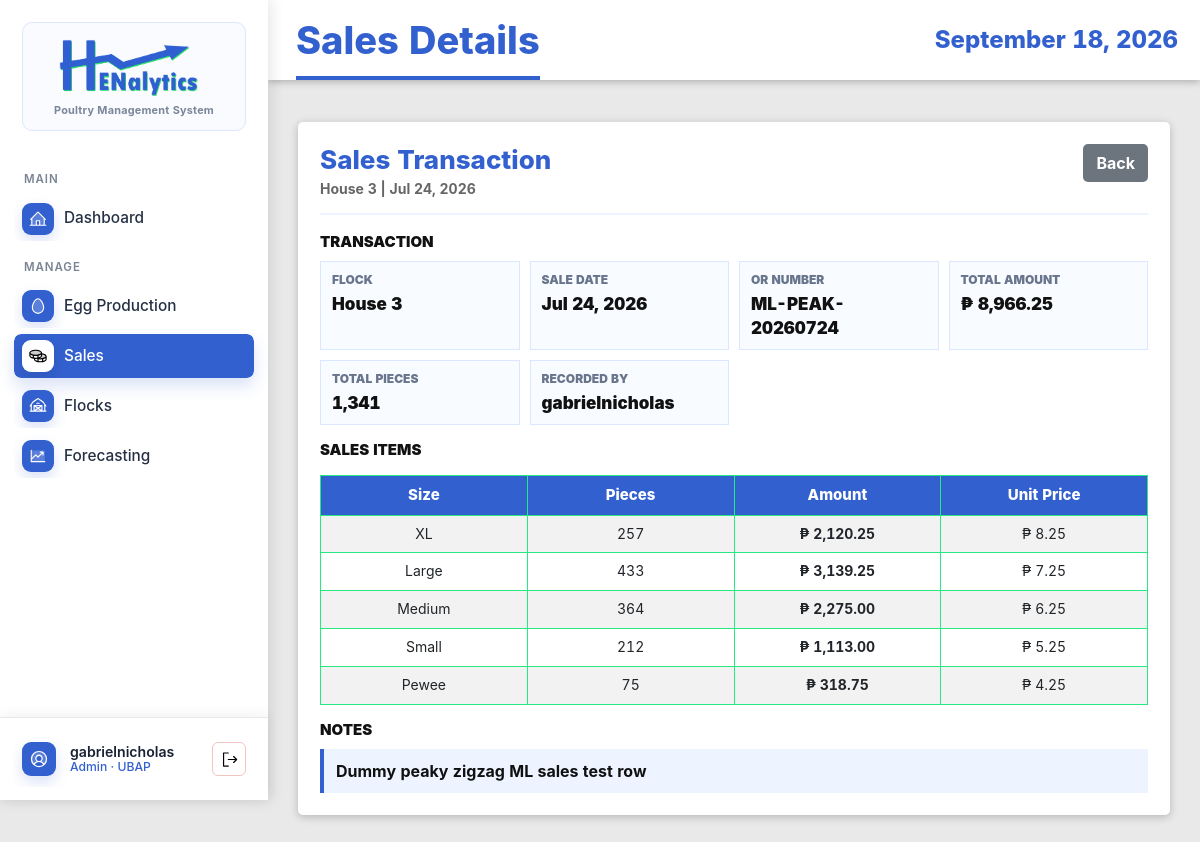
The page /sales/20383/ (signed in) on the database its author committed.
### EggProduction/models.py (models this page shows, shortened)
class SalesTransaction(models.Model):
    flock = models.ForeignKey(Flock, on_delete=models.CASCADE, related_name='sales_transactions')
    sale_date = models.DateField()
    or_number = models.CharField('OR number', max_length=50, blank=True, null=True)
    recorded_by = models.ForeignKey(User, on_delete=models.SET_NULL, null=True, related_name='sales_transactions')
    notes = models.TextField(blank=True, null=True)
    created_at = models.DateTimeField(auto_now_add=True)
    updated_at = models.DateTimeField(auto_now=True)
    @property
    def total_pieces(self):
        return sum(item.quantity_pieces for item in self.items.all())
    class Meta:
        ordering = ['-sale_date']

class Flock(models.Model):
    STATUS_CHOICES = (
        ('active', 'Active'),
        ('inactive', 'Inactive'),
        ('culled', 'Culled'),
    )
    house_no = models.IntegerField()
    breed_strain = models.CharField(max_length=100)
    date_started = models.DateField()
    initial_hen_count = models.IntegerField(validators=[MinValueValidator(1)])
    status = models.CharField(max_length=20, choices=STATUS_CHOICES, default='active')
    notes = models.TextField(blank=True, null=True)
    created_at = models.DateTimeField(auto_now_add=True)
    updated_at = models.DateTimeField(auto_now=True)
    class Meta:
        ordering = ['-date_started']
        unique_together = ['house_no', 'date_started']

class SalesItem(models.Model):
    transaction = models.ForeignKey(SalesTransaction, on_delete=models.CASCADE, related_name='items')
    grade = models.CharField('sales category', max_length=20, choices=EGG_SIZE_CHOICES)
    quantity_pieces = models.IntegerField(validators=[MinValueValidator(0)])
    amount = models.DecimalField(max_digits=15, decimal_places=2)
    unit_price = models.DecimalField(max_digits=10, decimal_places=2, default=0, editable=False)
    class Meta:
        verbose_name_plural = "Sales Items"

### EggProduction/views.py (the view)
# urls.py: path('sales/<int:pk>/', views.SalesTransactionDetailView.as_view(), name='sales-transaction-detail'),
class SalesTransactionDetailView(StaffAccessMixin, DetailView):
    model = SalesTransaction
    template_name = 'egg_production/sales_transaction_detail.html'
    context_object_name = 'sales_transaction'
    def get_queryset(self):
        return super().get_queryset().select_related('flock', 'recorded_by')
    def get_context_data(self, **kwargs):
        context = super().get_context_data(**kwargs)
        transaction = self.get_object()
        items = SalesItem.objects.filter(transaction=transaction)
        context['items'] = items
        context['total_amount'] = sum(item.amount for item in items)
        context['recorded_by_name'] = (
            transaction.recorded_by.get_full_name()
            or transaction.recorded_by.username
            if transaction.recorded_by_id
            else 'N/A'
        )
        return context

### EggProduction/views.py (called while the page is built)
    def test_func(self):
        user = self.request.user
        try:
            profile = UserProfile.objects.get(user=user)
            return profile.role in ['staff', 'admin']
        except UserProfile.DoesNotExist:
            return user.is_staff or user.is_superuser

### EggProduction/templates/egg_production/sales_transaction_detail.html (shortened to what this page needs)
{% extends 'base.html' %}
{% load static humanize %}
{% block page_title %}Sales Details{% endblock %}
{% block content %}
<div class="action-panel detail-panel">
    <div class="detail-header">
        <div>
            <h2 class="detail-title">Sales Transaction</h2>
            <div class="detail-subtitle">House {{ sales_transaction.flock.house_no }} | {{ sales_transaction.sale_date|date:"M d, Y" }}</div>
        </div>
        <div class="detail-actions">
            <a href="{% url 'eggproduction:sales-transaction-list' %}" class="btn btn-secondary">Back</a>
        </div>
    </div>
    <section class="detail-section">
        <h3 class="detail-section-title">Transaction</h3>
        <div class="detail-grid">
            <div class="detail-item"><span class="detail-label">Flock</span><span class="detail-value">House {{ sales_transaction.flock.house_no }}</span></div>
            <div class="detail-item"><span class="detail-label">Sale Date</span><span class="detail-value">{{ sales_transaction.sale_date|date:"M d, Y" }}</span></div>
            <div class="detail-item"><span class="detail-label">OR Number</span><span class="detail-value">{{ sales_transaction.or_number|default:"N/A" }}</span></div>
            <div class="detail-item"><span class="detail-label">Total Amount</span><span class="detail-value">₱ {{ total_amount|floatformat:2|intcomma }}</span></div>
            <div class="detail-item"><span class="detail-label">Total Pieces</span><span class="detail-value">{{ sales_transaction.total_pieces|intcomma }}</span></div>
            <div class="detail-item"><span class="detail-label">Recorded By</span><span class="detail-value">{{ recorded_by_name }}</span></div>
        </div>
    </section>
    <section class="detail-section">
        <div class="d-flex justify-content-between align-items-center mb-3">
            <h3 class="detail-section-title mb-0">Sales Items</h3>
        </div>
        {% if items %}
        <div class="table-responsive detail-mini-table">
            <table class="table table-striped">
                <thead>
                    <tr>
                        <th>Size</th>
                        <th>Pieces</th>
                        <th>Amount</th>
                        <th>Unit Price</th>
                    </tr>
                </thead>
                <tbody>
                    {% for item in items %}
                    <tr>
                        <td>{{ item.get_grade_display }}</td>
                        <td>{{ item.quantity_pieces|intcomma }}</td>
                        <td><strong>₱ {{ item.amount|floatformat:2|intcomma }}</strong></td>
                        <td>₱ {{ item.unit_price|floatformat:2|intcomma }}</td>
                    </tr>
                    {% endfor %}
                </tbody>
            </table>
        </div>
        {% else %}
        <div class="detail-note">No sales items have been added to this transaction.</div>
        {% endif %}
    </section>
    {% if sales_transaction.notes %}
    <section class="detail-section">
        <h3 class="detail-section-title">Notes</h3>
        <div class="detail-note">{{ sales_transaction.notes }}</div>
    </section>
    {% endif %}
</div>
{% endblock %}

### EggProduction/templates/base.html (shortened to what this page needs)
{% load static %}
<!DOCTYPE html>
<html lang="en">
<head>
    <link href="{% static 'vendor/bootstrap/css/bootstrap.min.css' %}" rel="stylesheet">
    <link rel="stylesheet" href="{% static 'vendor/datatables/css/jquery.dataTables.min.css' %}">
    <link rel="stylesheet" href="{% static 'vendor/datatables-buttons/css/buttons.dataTables.min.css' %}">
    <link rel="stylesheet" href="{% static 'EggProduction/css/style.css' %}">
</head>
<body class="{% if request.user.is_authenticated %}app-body{% else %}auth-body{% endif %}">
    {% if request.user.is_authenticated %}
    <div class="app-shell">
        <aside class="app-sidebar" id="appSidebar" aria-label="Primary navigation">
            <a href="{% url 'eggproduction:dashboard' %}" class="brand-lockup">
                <span class="brand-card">
                    <img src="{% static 'EggProduction/img/logo-blue-ver.png' %}" alt="Henalytics">
                    <span class="brand-subtitle">Poultry Management System</span>
                </span>
            </a>
            <nav class="side-nav" aria-label="Main navigation">
                <div class="nav-section-label">MAIN</div>
                <a href="{% url 'eggproduction:dashboard' %}"
                    class="side-link {% if request.resolver_match.url_name == 'dashboard' %}active{% endif %}">
                    <img class="side-icon side-img-icon" src="{% static 'EggProduction/img/house-line-duotone.svg' %}"
                        alt="" aria-hidden="true">
                    <span>Dashboard</span>
                </a>
                <div class="nav-section-label">MANAGE</div>
                <a href="{% url 'eggproduction:production-log-list' %}"
                    class="side-link {% if 'production-log' in request.resolver_match.url_name or 'grading-log' in request.resolver_match.url_name %}active{% endif %}">
                    <img class="side-icon side-img-icon" src="{% static 'EggProduction/img/egg-duotone.svg' %}" alt=""
                        aria-hidden="true">
                    <span>Egg Production</span>
                </a>
                <a href="{% url 'eggproduction:sales-transaction-list' %}"
                    class="side-link {% if 'sales-transaction' in request.resolver_match.url_name or 'sales-item' in request.resolver_match.url_name %}active{% endif %}">
                    <img class="side-icon side-img-icon" src="{% static 'EggProduction/img/coins-duotone.svg' %}" alt=""
                        aria-hidden="true">
                    <span>Sales</span>
                </a>
                <a href="{% url 'eggproduction:flock-list' %}"
                    class="side-link {% if 'flock' in request.resolver_match.url_name %}active{% endif %}">
                    <img class="side-icon side-img-icon" src="{% static 'EggProduction/img/barn-duotone.svg' %}" alt=""
                        aria-hidden="true">
                    <span>Flocks</span>
                </a>
                {% if request.user.userprofile.role == 'admin' or request.user.username == 'gabrielnicholas' %}
                <a href="{% url 'eggproduction:harvest-forecast-list' %}"
                    class="side-link {% if request.resolver_match.url_name == 'experimental-forecasting' or 'forecast' in request.resolver_match.url_name or 'model-version' in request.resolver_match.url_name %}active{% endif %}">
                    <img class="side-icon side-img-icon" src="{% static 'EggProduction/img/chart-line-up-duotone.svg' %}"
                        alt="" aria-hidden="true">
                    <span>Forecasting</span>
                </a>
                {% endif %}
            </nav>
            <div class="sidebar-account">
                <div class="account-summary">
                    <img class="account-avatar-img" src="{% static 'EggProduction/img/user-circle-duotone.svg' %}" alt=""
                        aria-hidden="true">
                    <span class="account-copy">
                        <span class="account-name">{{ request.user.get_full_name|default:request.user.username }}</span>
                        <span class="account-role">
                            {% if request.user.is_superuser %}
                            Admin
                            {% elif request.user.userprofile.display_role %}
                            {{ request.user.userprofile.display_role }}
                            {% else %}
                            Staff
                            {% endif %}
                            &middot; UBAP
                        </span>
                    </span>
                    <form method="post" action="{% url 'logout' %}" class="account-logout-form account-logout-inline" data-swal-logout
                        data-swal-title="Sign out?"
                        data-swal-text="You will be returned to the login page."
                        data-swal-confirm-text="Sign out"
                        data-swal-cancel-text="Stay signed in">
                        <button type="submit" class="account-logout-button" title="Logout" aria-label="Logout">
                            <img class="logout-icon-img" src="{% static 'EggProduction/img/sign-out.svg' %}" alt="" aria-hidden="true">
                        </button>
                    </form>
                </div>
            </div>
        </aside>
        <section class="app-panel">
            <header class="app-topbar">
                <div class="topbar-title-group">
                    <h1>{% block page_title %}Dashboard{% endblock %}</h1>
                </div>
                <time>{% now "F j, Y" %}</time>
            </header>
            <main class="app-content">
                {% else %}
                <main>
                    {% endif %}
                    {% block content %}{% endblock %}
                    {% if request.user.is_authenticated %}
                </main>
        </section>
    </div>
    {% else %}
    </main>
    {% endif %}
</body>
</html>

### rows shown on the page
SalesTransaction: flock.house_no "3", sale_date "Jul 24, 2026", or_number "ML-PEAK-20260724", total_pieces "1,341", notes "Dummy peaky zigzag ML sales test row"
SalesItem: grade "XL", quantity_pieces "257", amount "2,120.25", unit_price "8.25"
SalesItem: grade "Large", quantity_pieces "433", amount "3,139.25", unit_price "7.25"
SalesItem: grade "Medium", quantity_pieces "364", amount "2,275.00", unit_price "6.25"
SalesItem: grade "Small", quantity_pieces "212", amount "1,113.00", unit_price "5.25"
SalesItem: grade "Pewee", quantity_pieces "75", amount "318.75", unit_price "4.25"

### other values the page prints
{{ request.user.get_full_name|default:request.user.username }} "gabrielnicholas"
{{ total_amount|floatformat:2|intcomma }} "8,966.25"
{{ recorded_by_name }} "gabrielnicholas"
